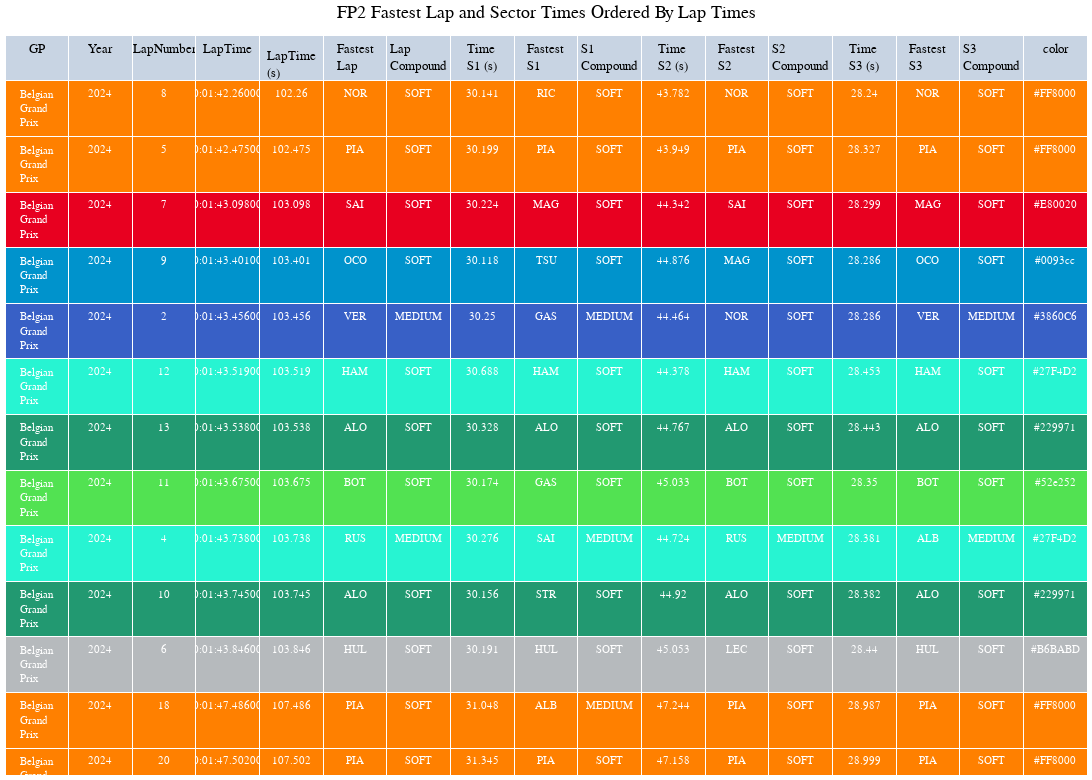

The cell this chart's notebook holds for it:
### Code cell
import plotly.graph_objects as go
# colors = n_colors('rgb(255, 200, 200)', 'rgb(200, 0, 0)', 9, colortype='rgb')

fig_fp2 = go.Figure(go.Table
 (header={"values": LapTime_fp2_ordered.columns},
  cells=dict(
    values=LapTime_fp2_ordered.T.values,
    fill_color=[LapTime_fp2_ordered.color],
    align='center', font=dict(color='white', size=11)
    ))
 )

# fig_fp2.update_layout(
#     updatemenus=[
#         {
#             "buttons": [
#                 {
#                     "label": c,
#                     "method": "update",
#                     "args": [
#                         {
#                             "cells": {
#                                 "values": LapTime_fp2_ordered.T.values
#                                 if c == "All"
#                                 else LapTime_fp2_ordered.loc[LapTime_fp2_ordered["LapNumber"].eq(c)].T.values
#                             }
#                         }
#                     ],
#                 }
#                 for c in ["All"] + LapTime_fp2_ordered["LapNumber"].unique().tolist()
#             ]
#         }
#     ]
# )
fig_fp2.update_layout(
    title="FP2 Fastest Lap and Sector Times Ordered By Lap Times",
        title_x=0.5,
    yaxis = dict(tickfont = dict(size=15)),
    xaxis = dict(tickfont = dict(size=15)),
    font=dict(
        family="PT Sans Narrow",
        size=13,
        color="Black"
    ),
    height=780,
    width=1200,
    title_font_family="PT Sans Narrow",
    margin=dict(l=5, r=5, t=35, b=5),
)

fig_fp2.show()

### Figure 1 — Plotly figure (JSON) as saved in the notebook; plotly's stock layout.template omitted (floating-point values rounded to 4 significant figures; data arrays with more than 128 entries replaced by an {"elided": "..."} marker saying what was removed)
{"data": [{"cells": {"align": "center", "fill": {"color": [["#FF8000", "#FF8000", "#E80020", "#0093cc", "#3860C6", "#27F4D2", "#229971", "#52e252", "#27F4D2", "#229971", "#B6BABD", "#FF8000", "#FF8000", "#FF8000", "#3860C6", "#FF8000", "#3860C6", "#E80020", "#FF8000", "#229971", "#27F4D2", "#FF8000", "#3860C6", "#3860C6"]]}, "font": {"color": "white", "size": 11}, "values": {"elided": "17x24 mixed values"}}, "header": {"values": ["GP", "Year", "LapNumber", "LapTime", "LapTime (s)", "Fastest Lap", "Lap Compound", "Time S1 (s)", "Fastest S1", "S1 Compound", "Time S2 (s)", "Fastest S2", "S2 Compound", "Time S3 (s)", "Fastest S3", "S3 Compound", "color"]}, "type": "table"}], "layout": {"font": {"color": "Black", "family": "PT Sans Narrow", "size": 13}, "height": 780, "margin": {"b": 5, "l": 5, "r": 5, "t": 35}, "title": {"font": {"family": "PT Sans Narrow"}, "text": "FP2 Fastest Lap and Sector Times Ordered By Lap Times", "x": 0.5}, "width": 1200, "xaxis": {"tickfont": {"size": 15}}, "yaxis": {"tickfont": {"size": 15}}}}
